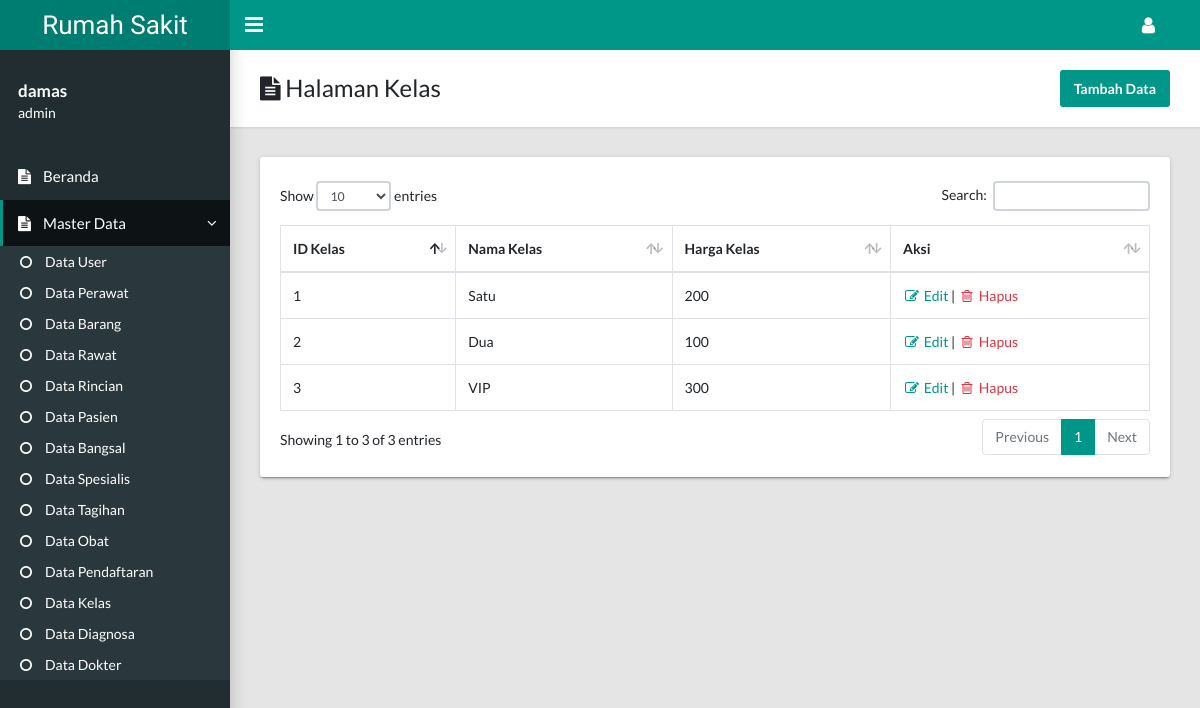
Page /kelas (signed in) on the committed database.
### tables this page shows
CREATE TABLE `kelas` (
  `id_kelas` int(11) NOT NULL,
  `nama_kelas` varchar(45) DEFAULT NULL,
  `harga_kelas` int(11) NOT NULL
);

### app/core/Controler.php (called while the page is built, shortened)
<?php
class Controler{
	public function view($view, $data = [])
	{
		require_once 'app/views/' . $view . '.php';
	}
	public function model($model)
	{
		return new $model;
	}
}

### app/controlers/Kelas.php (called while the page is built, shortened)
<?php
class Kelas extends Controler{
	public function index()
	{
		$data['judul'] = 'Halaman Kelas';
		$data['kelas'] = $this->model('Kelas_model')->getDataKelas();
		$this->view('kelas/kelas',$data);
	}
}

### app/core/App.php (called while the page is built, shortened)
<?php
class App{
	protected $method = 'index';
	protected $params = [];
	public function __construct()
	{
		$this->controler = new $this->controler;
		call_user_func_array([$this->controler,$this->method], $this->params);
	}
}

### index.php (called while the page is built, shortened)
<?php
$app = new App;

### app/core/Database.php (called while the page is built, shortened)
<?php
class Database{
	private $host = DB_HOST;
	private $user = DB_USER;
	private $pass = DB_PASS;
	private $db_name = DB_NAME;
	private $dbh;
	private $stm;
	public function __construct()
	{
		$dsn = 'mysql:host=' . $this->host. ';dbname=' . $this->db_name;
		try {
			$this->dbh = new PDO($dsn, $this->user, $this->pass);
		}catch(PDOException $e){
			die($e->getMessage());
		}
	}
	public function query($query)
	{
		$this->stm = $this->dbh->prepare($query);
	}
	public function execute()
	{
		$this->stm->execute();
	}
	public function resultSet()
	{
		$this->execute();
		return $this->stm->fetchAll(PDO::FETCH_ASSOC);
	}
}

### app/models/Kelas_model.php (called while the page is built, shortened)
<?php
class Kelas_model {
	private $table = 'kelas';
	private $db;
	public function __construct()
	{
		$this->db = new Database;
	}
	public function getDataKelas()
	{
		$this->db->query('SELECT * FROM '. $this->table);
		return $this->db->resultSet();
	}
}

### app/views/kelas/kelas.php (the view, shortened to what this page needs)
<main class="app-content">
      <div class="app-title">
        <div>
          <h1><i class="fa fa-file-text"></i> <?= $data['judul'] ?></h1>
        </div>
        <ul class="app-breadcrumb breadcrumb">
            <button type="button" class="btn btn-primary" data-toggle="modal" data-target="#modalBox">
              Tambah Data
            </button>
        </ul>
      </div>
      <div class="row">
        <div class="col-md-12">
          <div class="tile">
            <div class="tile-body">
              <div class="mb-1">
              </div>
              <table class="table table-hover table-bordered" id="tabel">
                  <thead>
                    <tr>
                      <th>ID Kelas</th>
                      <th>Nama Kelas</th>
                      <th>Harga Kelas</th>
                      <th>Aksi</th>
                    </tr>
                  </thead>
                  <tbody>
                  <?php foreach ($data['kelas'] as $kelas): ?>
                    <tr>
                      <td><?php echo $kelas['id_kelas']; ?></td>
                      <td><?php echo $kelas['nama_kelas']; ?></td>
                      <td><?php echo $kelas['harga_kelas']; ?></td>
                      <td>
                        <a href="<?= BASEURL .'kelas/ubah/' . $kelas['id_kelas'];  ?>">
                          <i class="fa fa-pencil-square-o fa-fw"></i> Edit
                        </a>
                        |
                        <a href="<?= BASEURL .'kelas/hapus/' . $kelas['id_kelas'];  ?>" class="text-danger peringatan">
                          <i class="fa fa-trash-o fa-fw"></i> Hapus
                        </a>
                      </td>
                    </tr>
                   <?php endforeach ?>
                   </tbody>
                </table>
            </div>
          </div>
        </div>
      </div>

### rows in the picture
kelas: id_kelas "1", nama_kelas "Satu", harga_kelas "200"
kelas: id_kelas "2", nama_kelas "Dua", harga_kelas "100"
kelas: id_kelas "3", nama_kelas "VIP", harga_kelas "300"

### other values in the picture
APLIKASI "Rumah Sakit"
$_SESSION['user']['username'] "damas"
$_SESSION['user']['level'] "admin"
$data['judul'] "Halaman Kelas"
